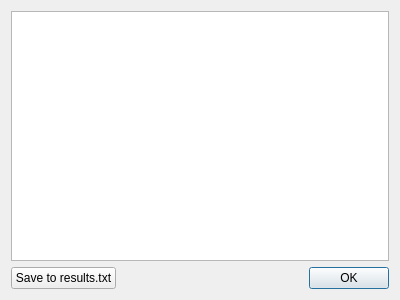
<?xml version="1.0" encoding="UTF-8"?>
<ui version="4.0">
 <class>ResultsDialog</class>
 <widget class="QDialog" name="ResultsDialog">
  <property name="geometry">
   <rect>
    <x>0</x>
    <y>0</y>
    <width>400</width>
    <height>300</height>
   </rect>
  </property>
  <property name="windowTitle">
   <string>Optimal orientation</string>
  </property>
  <layout class="QGridLayout" name="gridLayout">
   <item row="0" column="0">
    <widget class="QTextEdit" name="textEdit"/>
   </item>
   <item row="1" column="0">
    <layout class="QHBoxLayout" name="horizontalLayout">
     <item>
      <widget class="QPushButton" name="pb_Save">
       <property name="text">
        <string>Save to results.txt</string>
       </property>
      </widget>
     </item>
     <item>
      <widget class="QDialogButtonBox" name="buttonBox">
       <property name="orientation">
        <enum>Qt::Horizontal</enum>
       </property>
       <property name="standardButtons">
        <set>QDialogButtonBox::Ok</set>
       </property>
      </widget>
     </item>
    </layout>
   </item>
  </layout>
 </widget>
 <resources/>
 <connections>
  <connection>
   <sender>buttonBox</sender>
   <signal>accepted()</signal>
   <receiver>ResultsDialog</receiver>
   <slot>accept()</slot>
   <hints>
    <hint type="sourcelabel">
     <x>248</x>
     <y>254</y>
    </hint>
    <hint type="destinationlabel">
     <x>157</x>
     <y>274</y>
    </hint>
   </hints>
  </connection>
  <connection>
   <sender>buttonBox</sender>
   <signal>rejected()</signal>
   <receiver>ResultsDialog</receiver>
   <slot>reject()</slot>
   <hints>
    <hint type="sourcelabel">
     <x>316</x>
     <y>260</y>
    </hint>
    <hint type="destinationlabel">
     <x>286</x>
     <y>274</y>
    </hint>
   </hints>
  </connection>
 </connections>
</ui>
